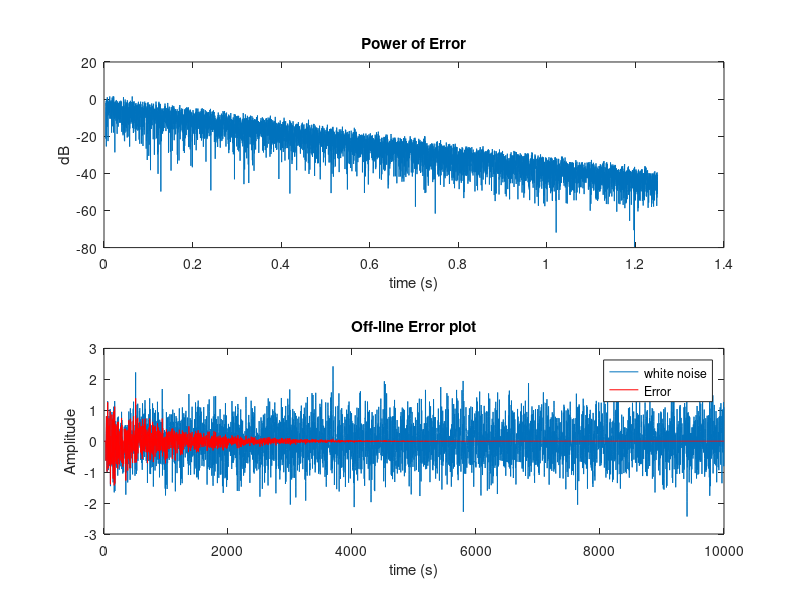
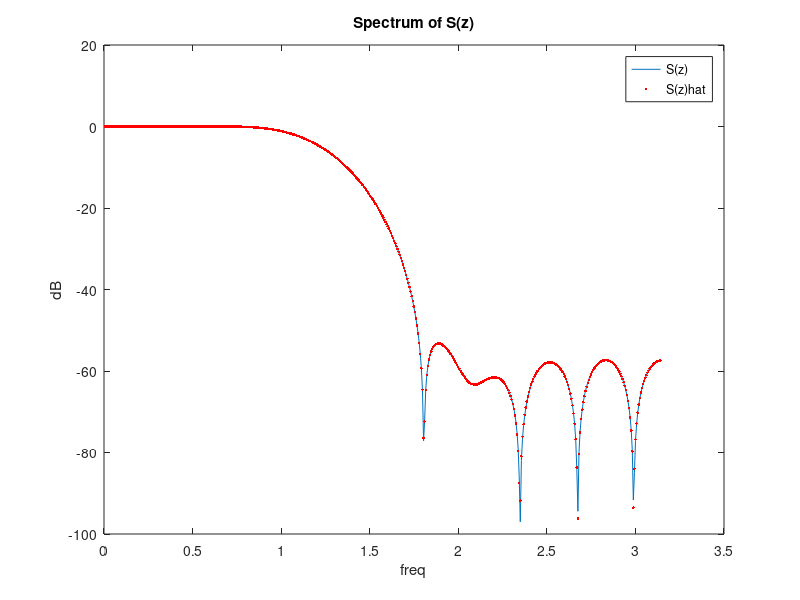
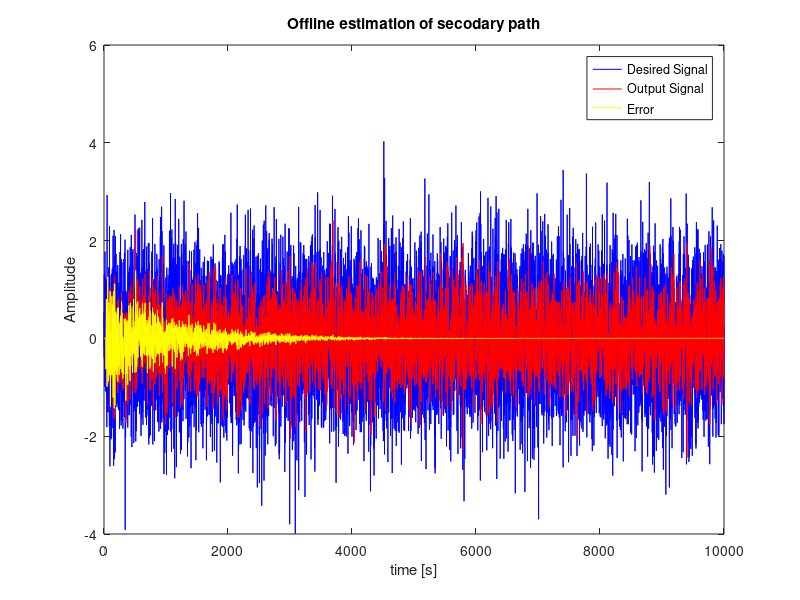
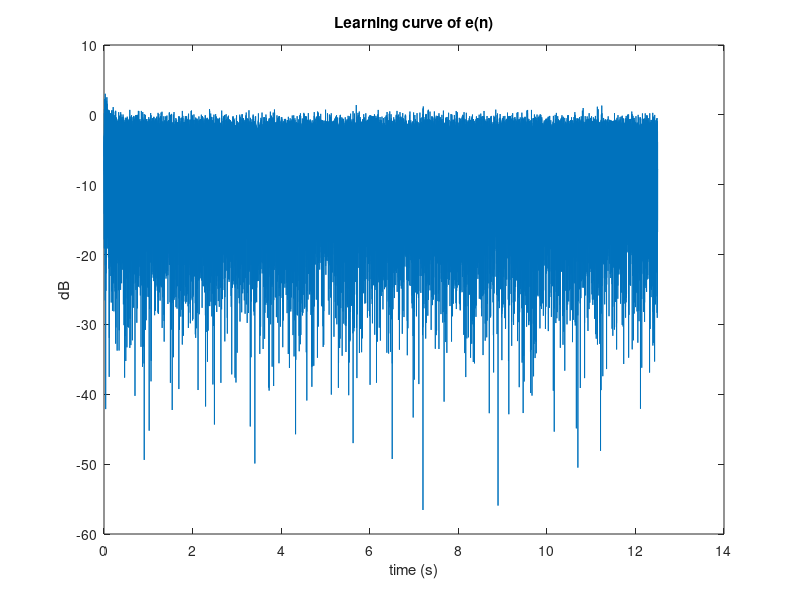

Write the MATLAB code that produced these figures, in order. (Note: this script raises an error after producing the figures.)
%% 
%Hybrid Active Noise Control 
close all, clear all, clc

simulation = input('Input 0 for broadband noise only, 1 for broadband and narrowband noise: ');
play = 0; % play error signal after noise cancellation
verbose_identification = 0; % show residual error and S_hat(z) estimation accuracy

%% Parameters
N = 100000; % number of iterations
M_p = 41; % P(z) order
M = 21; % S(z) order
M_hat = 31; % S_hat(z) order
L = 51; % H(z) order (adaptive control filter)
frequencies = [0.03*pi; 0.06*pi; 0.09*pi]; % sinusoidal noise component
a_r = [2.0; 1.0; 0.5]; % DFCs 
b_r = [-1.0; -0.5; 0.1]; % DFCs
sigma_p = 0.1; % variance of uncorrelated noise affecting e(n)
sigma_w = 1.0; % variance of reference broadband noise component
mu_h = 0.0007; % stepsize of FxLMS 
% fast convergence and low-order adaptive filter
% L = 21; mu_h = 0.0018; %(0.1/L = 0.048)
%  noise when broadband only
% mu_h = 0.01999;
%  noise when mixed
%mu_h = 0.0027;


%% Filters
P = [fir1(M_p-1, 0.4)]'; % primary path P(z)
S = [fir1(M-1, 0.4)]'; % secondary path S(z)
S_hat = zeros(M_hat,1); % secondary path estimation S^(z)
h = zeros(L,1); % adaptive control filter H(z)


%% Signals 
p_0 = zeros(N,1); % primary noise
e_0 = zeros(N,1);
e_0_prime = zeros(N,1);
e = zeros(N,1);
y = zeros(N,1);
x_r_hat = zeros(N,1);
v_p = randn(N,1)*sqrt(sigma_p); % uncorrelated noise acting on the error microphone

% compute reference noise x_r(n)
x_r = randn(N,1)*sqrt(sigma_w); % broadband component
if simulation == 1
    q = length(frequencies); % number of frequencies
    time = 1:N;
    for ii = 1:q
        x_a_i = [cos(frequencies(ii)*time)]';
        x_b_i = [sin(frequencies(ii)*time)]';
        x_r = x_r + a_r(ii)*x_a_i + b_r(ii)*x_b_i;
    end
    x_r = x_r/std(x_r);
    % normalise so that the signal power in both simulation is 1
    % bandpower(x_r) == 1 in both cases
    % sqrt(var(x)?y(n)^2/var(y)), which simplifies to std(x)/std(y)
end

%% Identification of S_hat(z)
mu_s = 0.001;
omega = 1; % variance of excitation signal
N_s = 10000;
x_s = randn(N_s,1)*omega; % input noise for identification
d_s = zeros(N_s,1);
y_s = zeros(N_s,1);
e_s = zeros(N_s,1);

for n = M_hat+1:N_s
    % compute d_s(n)
    X_s = x_s(n:-1:n-M+1);
    d_s(n) = S'*X_s;
    % compute y_s(n)
    X_s = x_s(n:-1:n-M_hat+1);
    y_s(n) = S_hat'*X_s;
    % compute e(n) and update weights
    e_s(n) = d_s(n) - y_s(n);
    S_hat = S_hat + mu_s*e_s(n)*X_s;
end

Fs=8000;

figure
subplot(211);
plot(1/Fs:1/Fs:length(e_s)/Fs,10*log10(e_s));
xlabel('time (s)');
ylabel('dB');
title('Power of Error');

subplot(212);
plot(d_s);
hold on;
plot(e_s,'r');
title('Off-line Error plot');
xlabel('time (s)');
ylabel('Amplitude');
legend('white noise','Error');

[Hs ws]=freqz(S,1);
[Hes wes]=freqz(S_hat,1);
figure
plot(pi/512:pi/512:pi,20*log10(abs(Hs)));
hold on 
plot(pi/512:pi/512:pi,20*log10(abs(Hes)),'r.');
xlabel('freq');
ylabel('dB');
title('Spectrum of S(z)');
legend('S(z)','S(z)hat')
 figure
 plot(x_s);
 hold on 
plot(d_s)
hold on
plot(e_s)
lines =findall(gcf,'type','line');
set(lines(1),'color','yellow');
  set(lines(2),'color','red');
  set(lines(3),'color','blue');
  title('Offline estimation of secodary path');
xlabel('time [s]');
ylabel('Amplitude');
legend('Desired Signal','Output Signal','Error')
%% Algorithm (conventional broadband ANC)
first_sample = max([M_p, M, L, M_hat]);
for n = first_sample:N
    % compute primary noise p_0(n)
    X_r = x_r(n:-1:n-M_p+1);
    p_0(n) = P'*X_r;
    
    % compute y(n)
    X_r = x_r(n:-1:n-L+1);
    y(n) = h'*X_r;
    
    e_0(n) = p_0(n) - y(n);
    
    % compute e_0_prime(n)
    E_0 = e_0(n:-1:n-M+1);
    e_0_prime(n) = S'*E_0;
    
    e(n) = e_0_prime(n) + v_p(n); % add (uncorrelated) measurement noise
    
    % compute reference signal
    X_r = x_r(n:-1:n-M_hat+1);
    x_r_hat(n) = S_hat'*X_r;
    
    % update filter
    X_r_hat = x_r_hat(n:-1:n-L+1);
    h = h + mu_h*e(n)*X_r_hat;
    
    if e(n) > 5 % diverging
       disp(['out at ', num2str(n)]), return
    end
end

figure

plot(1/Fs:1/Fs:N/Fs,10*log10(e))
title('Learning curve of e(n)');    
xlabel('time (s)');
ylabel('dB');



%{d
figure
res_pow = e(first_sample:end).^2;
res_pow(res_pow < sigma_p/100) = sigma_p/100;
subplot(211), plot(20*log10(res_pow))
xlabel('time'), ylabel('dB'), title('Residual noise power')
subplot(212), plot(e(first_sample:end))
xlabel('time'), ylabel('linear'), title('Residual noise')
%}

 figure
 Spec_e2=fft(e(end-4096:end),1024);
Spec_d2=fft(x_r(end-4096:end),1024);
 Fs=8000;
plot(Fs/1024:Fs/1024:length(Spec_d2)/2*Fs/1024,20*log10(abs(Spec_d2(1:512))));
hold on
plot(Fs/1024:Fs/1024:length(Spec_e2)/2*Fs/1024,20*log10(abs(Spec_e2(1:512))),'r');
title('Power Spectrum ')
xlabel('Freq (Hz)');
ylabel('dB');
legend('Original signal','Error'); 

figure
[~,F,T,P] = spectrogram(e);
imagesc(T,F,10*log(abs(P))), colorbar



